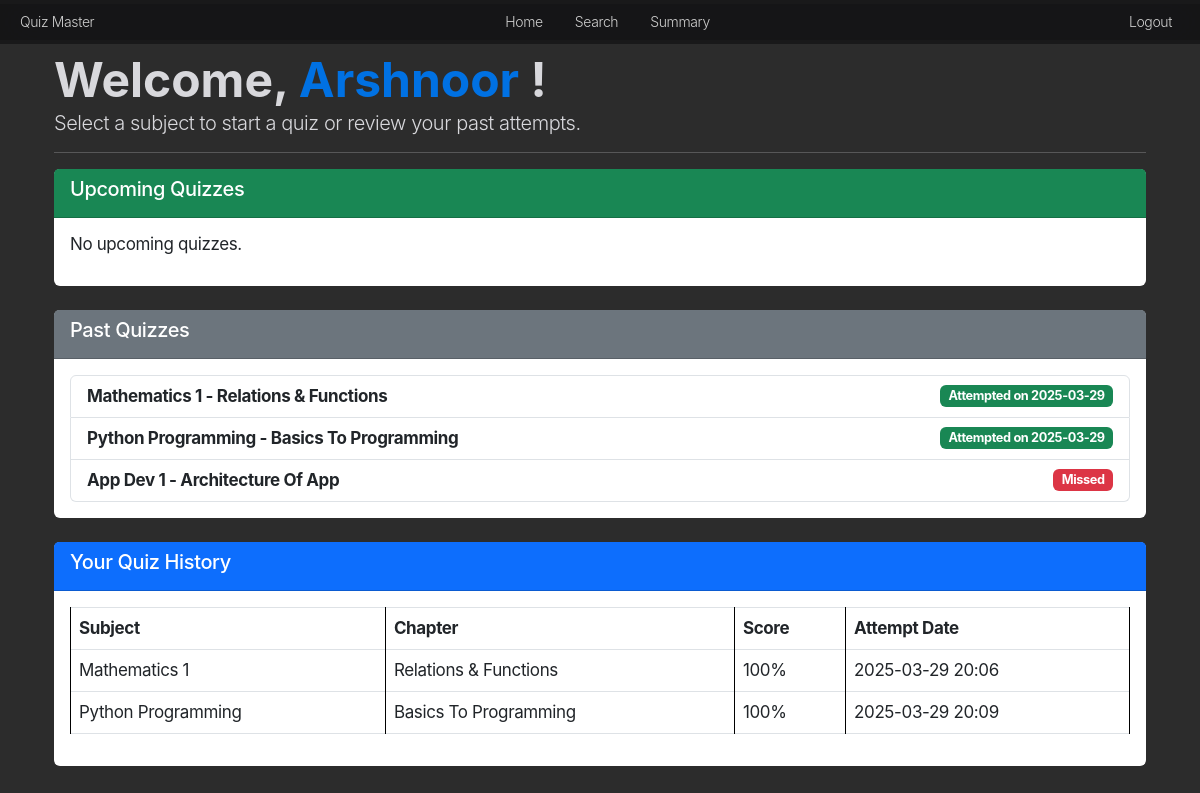
Before: /user/dashboard (signed in) with the older database file.
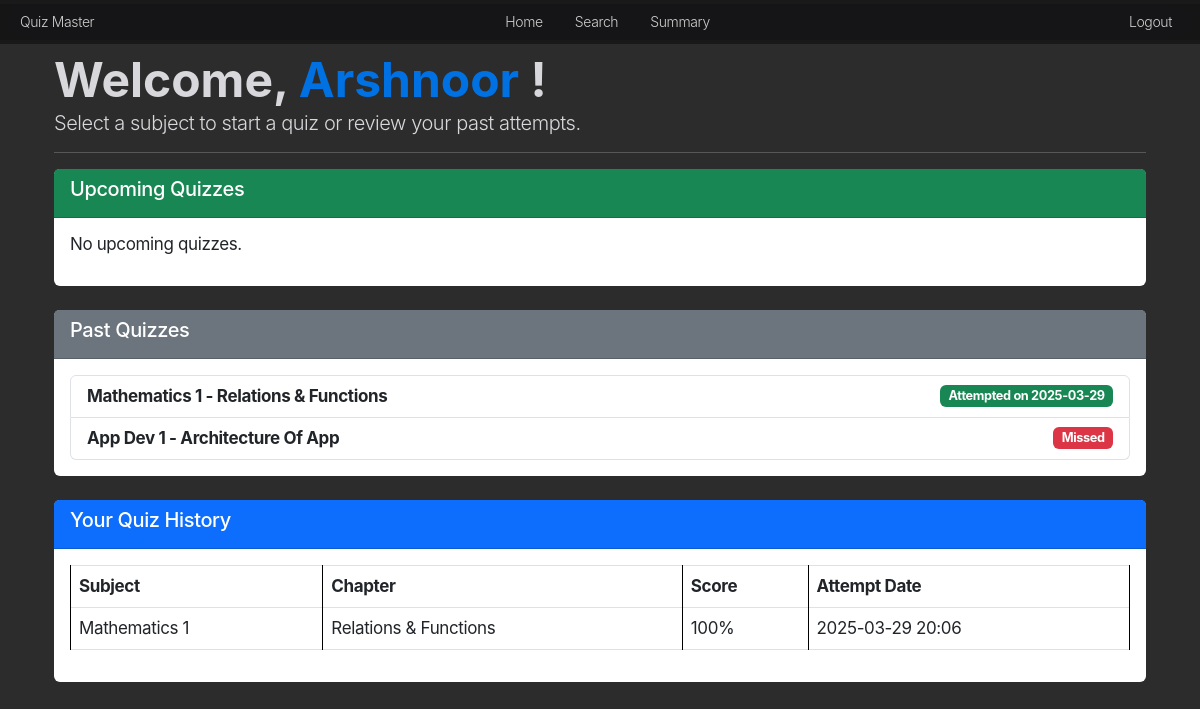
After: the same page with the newer database file.
### models.py (models this page shows, shortened)
class User(UserMixin, db.Model):
    id = db.Column(db.Integer, primary_key=True)
    email = db.Column(db.String(100), unique=True, nullable=False)
    password = db.Column(db.String(255), nullable=False)
    full_name = db.Column(db.String(100), nullable=False)
    qualification = db.Column(db.String(100))
    dob = db.Column(db.Date)
    is_admin = db.Column(db.Boolean, default=False)

class Subject(db.Model):
    id = db.Column(db.Integer, primary_key=True)
    name = db.Column(db.String(100), unique=True, nullable=False)
    description = db.Column(db.Text, nullable=True)

class Chapter(db.Model):
    id = db.Column(db.Integer, primary_key=True)
    name = db.Column(db.String(100), nullable=False)
    description = db.Column(db.Text, nullable=True)
    subject_id = db.Column(db.Integer, db.ForeignKey('subject.id'), nullable=False)
    subject = db.relationship('Subject', backref=db.backref('chapters', lazy=True))

class Score(db.Model):
    id = db.Column(db.Integer, primary_key=True)
    quiz_id = db.Column(db.Integer, db.ForeignKey('quiz.id'), nullable=False)
    user_id = db.Column(db.Integer, db.ForeignKey('user.id'), nullable=False)
    timestamp = db.Column(db.DateTime, default=datetime.utcnow)
    total_scored = db.Column(db.Integer, nullable=False)
    quiz = db.relationship('Quiz', backref=db.backref('scores', lazy=True))
    user = db.relationship('User', backref=db.backref('scores', lazy=True))

### routes.py (the view)
@main.route('/user/dashboard')
@login_required
def user_dashboard():
    if session.get('user_role') != 'user':
        flash("Access denied.", "danger")
        return redirect(url_for('main.home'))
    current_user = get_current_user()
    quizzes = Quiz.query.all()
    current_date = date.today()
    scores = Score.query.filter_by(user_id=session['user_id']).all()
    attempted_quiz_ids = {score.quiz_id for score in scores}
    upcoming_quizzes = [
        quiz for quiz in quizzes if quiz.date_of_quiz >= current_date and quiz.id not in attempted_quiz_ids
    ]
    user_attempts = {score.quiz_id: score.timestamp for score in Score.query.filter_by(user_id=session['user_id']).all()}
    past_quizzes = [
        {
            "quiz": quiz,
            "attempted": quiz.id in attempted_quiz_ids,
            "timestamp": user_attempts.get(quiz.id)
        }
        for quiz in quizzes if quiz.date_of_quiz < current_date or quiz.id in user_attempts
    ]
    return render_template('user_dashboard.html',
                           quizzes=quizzes,
                           scores=scores,
                           upcoming_quizzes=upcoming_quizzes,
                           past_quizzes=past_quizzes,
                           current_user=current_user,
                           current_date=current_date)

### routes.py (called while the page is built)
def login_required(f):
    @wraps(f)
    def decorated_function(*args, **kwargs):
        if 'user_id' not in session:
            flash("Please log in to access this page.", "danger")
            return redirect(url_for('auth.login'))
        return f(*args, **kwargs)
    return decorated_function

def get_current_user():
    if 'user_id' in session:
        return User.query.get(session['user_id'])
    return None

### templates/user_dashboard.html (shortened to what this page needs)
{% extends "base.html" %}
{% block content %}
<div class="container">
    <h2 class="mt-4">
        Welcome,
        <span style="color: var(--blue);">{{current_user.full_name}}</span> !
    </h2>
    <p class="lead">Select a subject to start a quiz or review your past attempts.</p>
    <hr>
    <div class="card mb-4">
        <div class="card-header bg-success text-white">
            <h5>Upcoming Quizzes</h5>
        </div>
        <div class="card-body">
            {% if upcoming_quizzes %}
                <ul class="list-group">
                    {% for quiz in upcoming_quizzes %}
                        <li class="list-group-item d-flex justify-content-between align-items-center">
                            <strong>{{ quiz.chapter.subject.name }} - {{ quiz.chapter.name }}</strong>
                            {% if quiz.date_of_quiz == current_date %}
                                <a href="{{ url_for('main.start_quiz', quiz_id=quiz.id) }}" class="btn btn-primary btn-sm">Start Quiz</a>
                            {% else %}
                                <span class="badge bg-warning text-dark">Available on {{ quiz.date_of_quiz }}</span>
                            {% endif %}
                        </li>
                    {% endfor %}
                </ul>
            {% else %}
                <p>No upcoming quizzes.</p>
            {% endif %}
        </div>
    </div>
    <div class="card mb-4">
        <div class="card-header bg-secondary text-white">
            <h5>Past Quizzes</h5>
        </div>
        <div class="card-body">
            {% if past_quizzes %}
                <ul class="list-group">
                    {% for entry in past_quizzes %}
                        <li class="list-group-item d-flex justify-content-between align-items-center">
                            <strong>{{ entry.quiz.chapter.subject.name }} - {{ entry.quiz.chapter.name }}</strong>
                            {% if entry.attempted %}
                                <span class="badge bg-success">Attempted on {{ entry.timestamp.strftime('%Y-%m-%d') }}</span>
                            {% else %}
                                <span class="badge bg-danger">Missed</span>
                            {% endif %}
                        </li>
                    {% endfor %}
                </ul>
            {% else %}
                <p>No past quizzes.</p>
            {% endif %}
        </div>
    </div>
    <div class="card mb-4">
        <div class="card-header bg-primary text-white">
            <h5>Your Quiz History</h5>
        </div>
        <div class="card-body">
            {% if scores %}
                <table class="table table-bordered">
                    <thead>
                        <tr>
                            <th>Subject</th>
                            <th>Chapter</th>
                            <th>Score</th>
                            <th>Attempt Date</th>
                        </tr>
                    </thead>
                    <tbody>
                        {% for score in scores %}
                            <tr>
                                {% if score.quiz and score.quiz.chapter and score.quiz.chapter.subject %}
                                    <td>{{ score.quiz.chapter.subject.name }}</td>
                                    <td>{{ score.quiz.chapter.name }}</td>
                                    <td>{{ score.total_scored }}%</td>
                                    <td>{{ score.timestamp.strftime('%Y-%m-%d %H:%M') }}</td>
                                {% else %}
                                    Deleted Quiz
                                {% endif %}
                            </tr>
                        {% endfor %}
                    </tbody>
                </table>
            {% else %}
                <p>No quiz attempts found. Try a quiz now!</p>
            {% endif %}
        </div>
    </div>
</div>
{% endblock %}

### templates/base.html (shortened to what this page needs)
<!DOCTYPE html>
<html lang="en">
<head>
    <link href="https://cdn.jsdelivr.net/npm/bootstrap@5.3.0/dist/css/bootstrap.min.css" rel="stylesheet">
    <link href="{{ url_for('static', filename='style.css') }}" rel="stylesheet">
</head>
<body>
    <nav class="nav navbar navbar-expand-lg">
        <div class="container-fluid">
            <a class="navbar-brand" href="{{ url_for('main.home') }}">Quiz Master</a>
            <div class="collapse navbar-collapse justify-content-center" id="navbarNav">
                 {% if current_user %}
                    <ul class="navbar-nav mx-auto">
                        <li class="nav-item"><a class="nav-link" href="{{ url_for('main.home') }}">Home</a></li>
                        <li class="nav-item"><a class="nav-link" href="{{ url_for('main.search') }}">Search</a></li>
                        <li class="nav-item"><a class="nav-link" href="{{ url_for('main.summary') }}">Summary</a></li>
                    </ul>
                {% endif %}
            </div>
            <ul class="navbar-nav ms-auto">
                {% if 'user_id' in session %}
                    <li class="nav-item"><a class="nav-link" href="{{ url_for('auth.logout') }}">Logout</a></li>
                {% else %}
                    <li class="nav-item"><a class="nav-link" href="{{ url_for('auth.login') }}">Login</a></li>
                    <li class="nav-item"><a class="nav-link" href="{{ url_for('auth.register') }}">Register</a></li>
                {% endif %}
            </ul>
        </div>
    </nav>
    <div class="container">
        {% block content %}{% endblock %}
    </div>
</body>
</html>

### static/style.css (style rules this page uses)
:root { --nav-bg: rgb(22,22,23,0.8); --white: #f5f5f7; --bg: #f5f5f8; --dark-bg: #2c2c2c; --dark-box: #1c1c1c; --beinge-white: rgb(216,216,220); --gray: rgb(99,99,102) ; --blue: #0071e3; --orange: #bf4800; --red: rgb(215,0,21); --success: rgb(48,219,91); --yellow: rgb(255,214,10); --nav-color: rgba(255, 255, 255, .8); --nav-color-secondary: #E8E8ED; --nav-color-hover: #FFFFFF; --main-white: #ffffff; }
body { background-color: var(--dark-bg); font-size: 17px; line-height: 1.47059; font-weight: 400; letter-spacing: -0.022em; font-family: "SF Pro Text", "SF Pro Icons", "AOS Icons", "Helvetica Neue", Helvetica, Arial, sans-serif; color: var(--beinge-white); font-style: normal; overflow: hidden; overflow-y: auto; }
.nav { margin: 0; padding: 0; top: 0; height: 44px; width: 100%; background-color: var(--nav-bg); backdrop-filter: saturate(180%) blur(20px); position: fixed; z-index: 10; display: flex; align-items: center; }
.container-fluid { width: 100%; background-color: var(--nav-bg); backdrop-filter: saturate(180%) blur(20px); z-index: 10; }
.navbar-nav.mx-auto { display: flex; justify-content: center; flex-grow: 1; }
.nav a { color: var(--nav-color); font-size: 14px; font-weight: 300; text-decoration: none; padding: 0; margin: 8px; border-radius: 6px; font-family: SF Pro Text, SF Pro Icons, Helvetica Neue, Helvetica, Arial, sans-serif; }
.container { margin-top: 56px; }
.container-fluid { bac }
.card { border: none; }
h2 { font-size: 48px; line-height: 1; font-weight: 700; letter-spacing: -0.00043em; }
table { border-collapse: collapse; width: 100%; }
th, td { border: 2px solid black; padding: 10px; text-align: left; }
th { background-color: #f2f2f2; }
p { font-size: 17px; line-height: 1.17648; font-weight: 400; letter-spacing: -.022em; }

Changed rows visible on the page:
removed Subject: quiz.chapter.subject.name "Python Programming"
removed Chapter: quiz.chapter.name "Basics To Programming"
removed Score: timestamp "2025-03-29", quiz.chapter.subject.name "Python Programming", quiz.chapter.name "Basics To Programming", total_scored "100", timestamp "2025-03-29 20:09"
Other visible differences:
list line gone: "- Attempted on"
